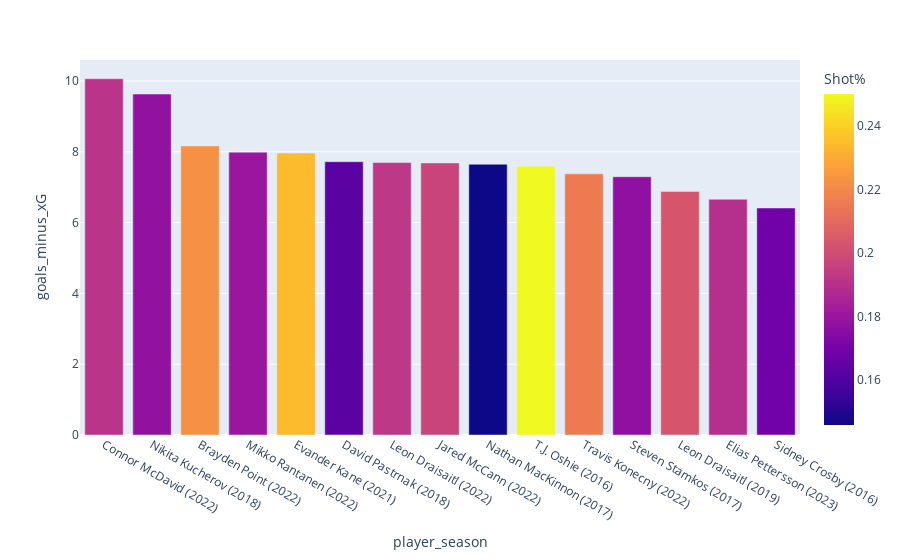

Write notebook code for a chart like this one.
### Markdown cell above
I want to visualize the players that caused the highest discrepancy between goals and xG. Most of the players on this chart are ones that had elite seasons like McDavid in 2022 and Leon Draisaitl in 2019 and 2022. 

Looking at the shooting percentage (`Shot%`) and expected shooting percentage (`xShot%`) for each player, we can see there is a large difference bewtween a majority of these values. Some of these players, like TJ Oshie in 2016 and Evander Kane in 2021, had very high shooting percentages at well over 20%. 

There are many factors that cause a high shooting percentage that the model cannot account for, like traffic in front of goal and the puck movement leading up to the goal.

### Code cell
top_15["player_season"] = top_15["shooterName"] + " (" + top_15["season"].astype(str) + ")"
top_15["xShot%"] = top_15.total_xG / top_15.total_shots
top_15 = top_15.round(4)
fig = px.bar(top_15, x='player_season', y='goals_minus_xG', color="Shot%")
fig.show()

### Figure 1 — Plotly figure (JSON) as saved in the notebook; plotly's stock layout.template omitted (floating-point values rounded to 4 significant figures)
{"data": [{"alignmentgroup": "True", "hovertemplate": "player_season=%{x}<br>goals_minus_xG=%{y}<br>Shot%=%{marker.color}<extra></extra>", "legendgroup": "", "marker": {"color": [0.1909, 0.1778, 0.2222, 0.18, 0.2344, 0.1628, 0.1923, 0.1967, 0.1458, 0.25, 0.2157, 0.1772, 0.2031, 0.1892, 0.1687], "coloraxis": "coloraxis", "pattern": {"shape": ""}}, "name": "", "offsetgroup": "", "orientation": "v", "showlegend": false, "textposition": "auto", "type": "bar", "x": ["Connor McDavid (2022)", "Nikita Kucherov (2018)", "Brayden Point (2022)", "Mikko Rantanen (2022)", "Evander Kane (2021)", "David Pastrnak (2018)", "Leon Draisaitl (2022)", "Jared McCann (2022)", "Nathan MacKinnon (2017)", "T.J. Oshie (2016)", "Travis Konecny (2022)", "Steven Stamkos (2017)", "Leon Draisaitl (2019)", "Elias Pettersson (2023)", "Sidney Crosby (2016)"], "xaxis": "x", "y": [10.06, 9.631, 8.166, 7.99, 7.963, 7.72, 7.696, 7.684, 7.648, 7.592, 7.377, 7.295, 6.881, 6.66, 6.412], "yaxis": "y"}], "layout": {"barmode": "relative", "coloraxis": {"colorbar": {"title": {"text": "Shot%"}}, "colorscale": [[0, "#0d0887"], [0.1111, "#46039f"], [0.2222, "#7201a8"], [0.3333, "#9c179e"], [0.4444, "#bd3786"], [0.5556, "#d8576b"], [0.6667, "#ed7953"], [0.7778, "#fb9f3a"], [0.8889, "#fdca26"], [1, "#f0f921"]]}, "legend": {"tracegroupgap": 0}, "margin": {"t": 60}, "xaxis": {"anchor": "y", "domain": [0, 1], "title": {"text": "player_season"}}, "yaxis": {"anchor": "x", "domain": [0, 1], "title": {"text": "goals_minus_xG"}}}}
